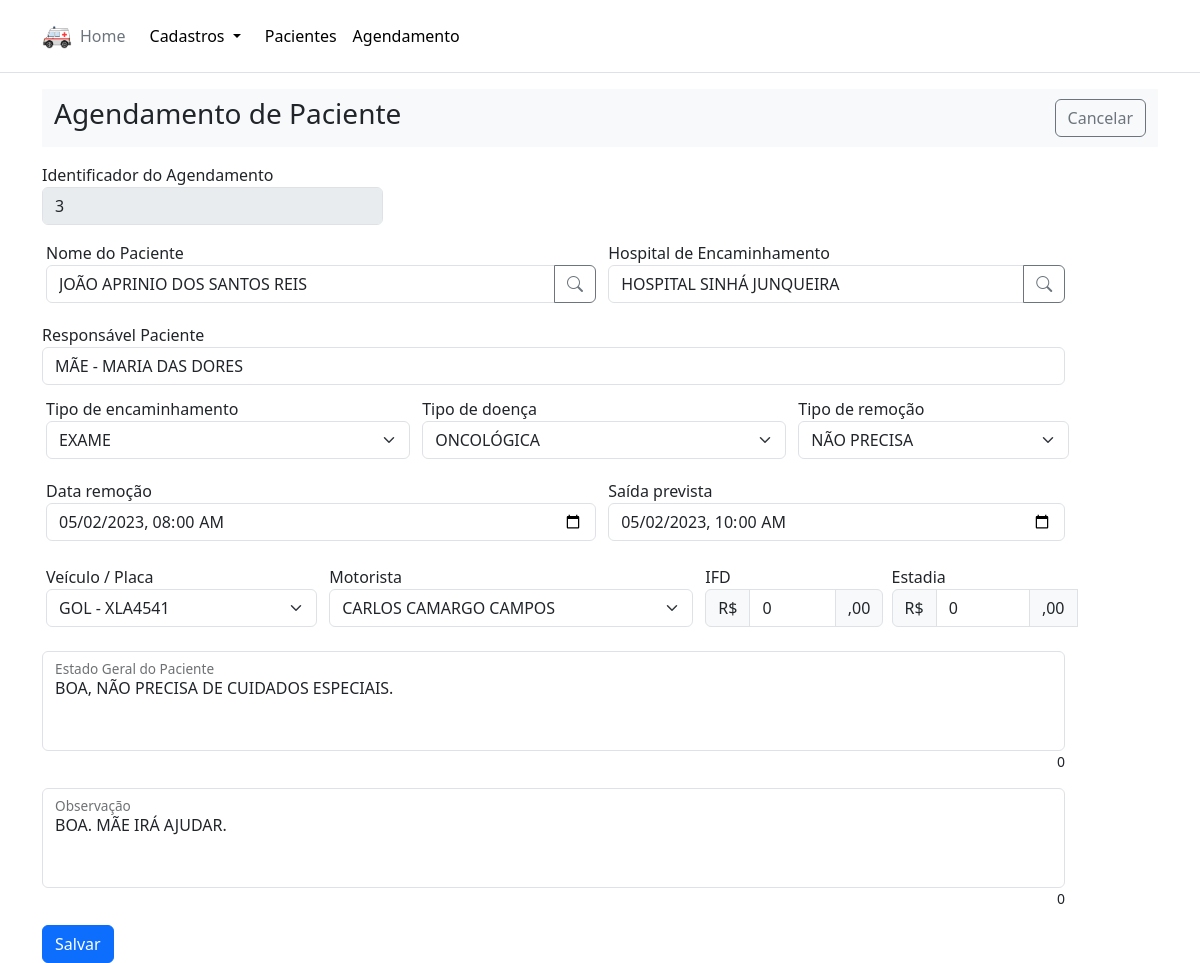
Page /agendamentos/editar/3 on the committed database.
### models.py (models this page shows, shortened)
class Paciente (Base):
    __tablename__ = "PACIENTE"
    paciente_id = Column(INTEGER, primary_key=True)
    cidade_id = Column(INTEGER, nullable=False)
    hygia = Column(TEXT(20),nullable=False)
    nome = Column(TEXT(250), nullable=False)
    data_nasc = Column(TEXT(10), nullable=False)
    tel_1 = Column(TEXT(11), nullable=False)
    tel_2 = Column(TEXT(11), nullable=True)
    logradouro = Column(TEXT(400), nullable=False)
    numero = Column(TEXT(20), nullable=False)
    complemento = Column(TEXT(50), nullable=False)
    cep = Column(TEXT(10), nullable=False)

class Hospital (Base):
    __tablename__ = "HOSPITAL"
    hospital_id = Column(INTEGER, primary_key=True)
    endereco_id = Column(INTEGER, nullable=False)
    nome = Column(TEXT(250), nullable=False)

### app.py (the view)
@app.route('/agendamentos/editar/<agendamento_id>', methods=('GET', 'POST'))
def agendamentos_edit(agendamento_id):
    if request.method == 'POST':
        sql = select(Agendamento).where(Agendamento.agendamento_id == agendamento_id)
        agendamento = session.scalars(sql).one()
        agendamento.paciente_id = request.form['paciente_id']
        agendamento.tipo_encaminhamento_id = request.form['encaminhamento']
        agendamento.tipo_doenca_id = request.form['doenca']
        agendamento.tipo_remocao_id = request.form['remocao']
        agendamento.hospital_id = request.form['hospital_id']
        agendamento.veiculo_id = request.form['veiculo']
        agendamento.responsavel_pac = request.form['responsavel_pac'].upper()
        agendamento.usuario_id = request.form['usuario_id']
        agendamento.motorista_id = request.form['motorista']
        agendamento.estado_geral_paciente = request.form['estado_geral_paciente'].upper()
        agendamento.data_remocao = request.form['data_remocao']
        agendamento.saida_prevista = request.form['saida_prevista']
        agendamento.observacao = request.form['observacao'].upper()
        agendamento.custo_IFD = request.form['custo_IFD']
        agendamento.custo_estadia = request.form['custo_estadia']
        session.commit()
        return redirect(url_for('agendamentos'))
    else:
        tipo_encaminhamentos = session.query(Tipo_Encaminhamento).order_by(Tipo_Encaminhamento.nome).all()
        tipo_doencas = session.query(Tipo_Doenca).order_by(Tipo_Doenca.nome).all()
        tipo_remocoes = session.query(Tipo_Remocao).order_by(Tipo_Remocao.nome).all()
        veiculos = session.query(Veiculo).order_by(Veiculo.modelo).all()
        motoristas = session.query(Motorista).order_by(Motorista.nome).all()
        usuarios = session.query(Usuario).order_by(Usuario.primeiro_nome).all()
        pacientes = session.query(Paciente).order_by(Paciente.nome).all()
        hospitais = session.query(Hospital).order_by(Hospital.nome).all()
        sql = select(Agendamento).where(Agendamento.agendamento_id == agendamento_id)
        agendamento = session.scalars(sql).one()
        return render_template('form_edt_agendamento.html', tipo_encaminhamentos=tipo_encaminhamentos,
                               tipo_doencas=tipo_doencas,tipo_remocoes=tipo_remocoes,veiculos=veiculos,
                               motoristas=motoristas, usuarios=usuarios, pacientes=pacientes,
                               hospitais = hospitais, agendamento = agendamento )

### templates/form_edt_agendamento.html (shortened to what this page needs)
{% extends 'base.html' %}
{% block content %}
    <nav class="navbar navbar-expand-lg bg-body-tertiary">
        <div class="container-fluid">
            <div class="collapse navbar-collapse" id="navbarSupportedContent">
                <h3>Agendamento de Paciente</h3>
                <a class="btn btn-outline-secondary" href="/agendamentos" role="button">Cancelar</a>
            </div>
        </div>
    </nav>
    <form class="needs-validation" novalidate method="post" action="/agendamentos/editar/{{agendamento.agendamento_id}}" >
        <div class="form-row">
            <div class="col-md-11 mb-1">
                <div class="col-md-4 mb-2 slide">
                    <label for="pais_id">Identificador do Agendamento</label>
                    <input type="text" class="form-control" id="agendamento_id" name="agendamento_id" placeholder="Identidicador do agendamento" value="{{agendamento.agendamento_id}}" disabled>
                </div>
            </div>
            <div class="col-md-12 mb-3">
                <div class="col-md-6 p-1 slide">
                    <label for="nome">Nome do Paciente</label>
                    <div class="input-group">
                        {% for paciente in pacientes if paciente.paciente_id  == agendamento.paciente_id | int %}
                            <input type="text" class="form-control" id="nome" name="nome" placeholder="Nome do Paciente" value="{{paciente.nome}}" maxlength="250" minlength="3" aria-label="Nome do Paciente" aria-describedby="btnSearch1" readonly>
                        {% endfor %}
                        <button class="btn btn-outline-secondary" type="button" id="btnSearch1" data-bs-toggle="modal" data-bs-target="#modalPaciente">
                            <i class="bi bi-search"></i>
                        </button>
                    </div>
                </div>
                <div class="col-md-5 p-1 slide">
                    <label for="hospital">Hospital de Encaminhamento</label>
                    <div class="input-group ">
                        {% for hospital in hospitais if hospital.hospital_id  == agendamento.hospital_id | int %}
                            <input type="text" class="form-control" id="hospital" name="hospital" placeholder="Nome do Hospital" value="{{hospital.nome}}" maxlength="250" minlength="3" required aria-label="Nome do Hospital" aria-describedby="btnSearch2" readonly>
                        {% endfor %}
                        <button class="btn btn-outline-secondary" type="button" id="btnSearch2" data-bs-toggle="modal" data-bs-target="#modalHospital">
                            <i class="bi bi-search"></i>
                        </button>
                    </div>
                </div>
            </div>
            <div class="col-md-11 mb-2">
                <label for="responsavel_pac">Responsável Paciente</label>
                <input type="text" class="form-control" id="responsavel_pac" name="responsavel_pac" placeholder="Responsável pelo paciente" value="{{agendamento.responsavel_pac}}" maxlength="200" minlength="5">
            </div>
            <div class="col-md-12 mb-2">
                <div class="col-md-4 p-1 slide">
                    <label for="encaminhamento">Tipo de encaminhamento</label>
                    <select class="form-select form-select-lm mb-1" name="encaminhamento" id="encaminhamento" aria-label=".form-select" data-live-search="true" required>
                        {% for tipo_encaminhamento in tipo_encaminhamentos %}
                            {% if tipo_encaminhamento.tipo_encaminhamento_id  == agendamento.tipo_encaminhamento_id | int %}
                                <option value="{{tipo_encaminhamento.tipo_encaminhamento_id}}" selected>{{tipo_encaminhamento.nome}}</option>
                            {% else %}
                                <option value="{{tipo_encaminhamento.tipo_encaminhamento_id}}" >{{tipo_encaminhamento.nome}}</option>
                            {% endif %}
                        {% endfor %}
                    </select>
                </div>
                <div class="col-md-4 p-1 slide">
                    <label for="doenca">Tipo de doença</label>
                    <select class="form-select form-select-lm mb-1" name="doenca" id="doenca" aria-label=".form-select" data-live-search="true" required>
                        {% for tipo_doenca in tipo_doencas %}
                            {% if tipo_doenca.tipo_doenca_id == agendamento.tipo_doenca_id | int %}
                                <option value="{{tipo_doenca.tipo_doenca_id}}" selected>{{tipo_doenca.nome}}</option>
                            {% else %}
                                <option value="{{tipo_doenca.tipo_doenca_id}}">{{tipo_doenca.nome}}</option>
                            {% endif %}
                        {% endfor %}
                    </select>
                </div>
                <div class="col-md-3 p-1 slide">
                    <label for="remocao">Tipo de remoção</label>
                    <select class="form-select form-select-lm mb-1" name="remocao" id="remocao" aria-label=".form-select" data-live-search="true" required>
                        {% for tipo_remocao in tipo_remocoes %}
                            {% if tipo_remocao.tipo_remocao_id  == agendamento.tipo_remocao_id | int %}
                                <option value="{{tipo_remocao.tipo_remocao_id}}" selected>{{tipo_remocao.nome}}</option>
                            {% else %}
                                <option value="{{tipo_remocao.tipo_remocao_id}}">{{tipo_remocao.nome}}</option>
                            {% endif %}
                        {% endfor %}
                    </select>
                </div>
            </div>
            <div class="col-md-12 mb-3">
                <div class="col-md-6 p-1 slide">
                    <label for="data_remocao">Data remoção</label>
                    <input type="datetime-local" class="form-control" id="data_remocao" name="data_remocao"  value="{{agendamento.data_remocao}}" required>
                </div>
                <div class="col-md-5 p-1 slide">
                    <label for="saida_prevista">Saída prevista</label>
                    <input type="datetime-local" class="form-control" id="saida_prevista" name="saida_prevista" value="{{agendamento.saida_prevista}}" required>
                </div>
            </div>
            <div class="col-md-12 mb-3">
                <div class="col-md-3 p-1 slide">
                    <label for="remocao">Veículo / Placa</label>
                    <select class="form-select form-select-lm mb-1" name="veiculo" id="veiculo" aria-label=".form-select" data-live-search="true" required>
                        {% for veiculo in veiculos %}
                            {% if veiculo.veiculo_id  == agendamento.veiculo_id | int %}
                                <option value="{{veiculo.veiculo_id}}" selected>{{veiculo.modelo}} - {{veiculo.placa}}</option>
                            {% else %}
                                <option value="{{veiculo.veiculo_id}}">{{veiculo.modelo}} - {{veiculo.placa}}</option>
                            {% endif %}
                        {% endfor %}
                    </select>
                </div>
                <div class="col-md-4 p-1 slide">
                    <label for="motorista">Motorista</label>
                    <select class="form-select form-select-lm mb-1" name="motorista" id="motorista" aria-label=".form-select" data-live-search="true" required>
                        {% for motorista in motoristas %}
                            {% if motorista.motorista_id  == agendamento.motorista_id | int %}
                                <option value="{{motorista.motorista_id}}" selected>{{motorista.nome}}</option>
                            {% else %}
                                <option value="{{motorista.motorista_id}}">{{motorista.nome}}</option>
                            {% endif %}
                        {% endfor %}
                    </select>
                </div>
                <div class="col-md-2 p-1 slide">
                    <label for="custo_IFD">IFD</label>
                    <div class="input-group">
                        <span class="input-group-text">R$</span>
                        <input type="text" class="form-control" id="custo_IFD" name="custo_IFD" placeholder="Custo IFD" value="{{agendamento.custo_IFD | int}}" maxlength="20" required>
                        <span class="input-group-text">,00</span>
                    </div>
                </div>
                <div class="col-md-2 slide">
                    <label for="cep">Estadia</label>
                    <div class="input-group">
                        <span class="input-group-text">R$</span>
                        <input type="text" class="form-control" id="custo_estadia" name="custo_estadia" placeholder="Custo estadia" value="{{agendamento.custo_estadia | int}}" maxlength="20" required>
                        <span class="input-group-text">,00</span>
                    </div>
                </div>
            </div>
            <div class="col-md-11 mb-3">
                <div class="form-floating">
                    <textarea class="form-control" placeholder="Estado geral do paciente" name="estado_geral_paciente" id="estado_geral_paciente" onkeyup="validate('#estado_geral_paciente', '#textcount1', '#words_count1')" style="height: 100px" maxlength="500">{{agendamento.estado_geral_paciente}}</textarea>
                    <label for="estado_geral_paciente">Estado Geral do Paciente</label>
                </div>
                <div class="d-flex justify-content-end">
                    <small>
                        <span id="textcount1">0</span><span id="words_count1" class="d-none">&nbsp;de 500</span>
                    </small>
                </div>
            </div>
            <div class="col-md-11 mb-3">
                <div class="form-floating">
                    <textarea class="form-control" placeholder="Leave a comment here" name="observacao" id="observacao" onkeyup="validate('#observacao', '#textcount2', '#words_count2')" style="height: 100px" maxlength="500">{{agendamento.observacao}}</textarea>
                    <label for="observacao">Observação</label>
                </div>
                <div class="d-flex justify-content-end">
                    <small>
                        <span id="textcount2">0</span><span id="words_count2" class="d-none">&nbsp;de 500</span>
                    </small>
                </div>
            </div>
        </div>
        <button class="btn btn-primary" type="submit">Salvar</button>
    </form>
{% endblock %}

### static/css/style.css (style rules this page uses)
.slide { display: inline-block; white-space: normal; }

### templates/form_edt_agendamento.html (style rules this page uses)
textarea { resize: none; }

### rows in the picture
Paciente: nome "JOÃO APRINIO DOS SANTOS REIS"
Hospital: hospital "HOSPITAL SINHÁ JUNQUEIRA"

### other values in the picture
form field encaminhamento "EXAME"
form field doenca "ONCOLÓGICA"
form field remocao "NÃO PRECISA"
form field veiculo "GOL - XLA4541"
form field motorista "CARLOS CAMARGO CAMPOS"
